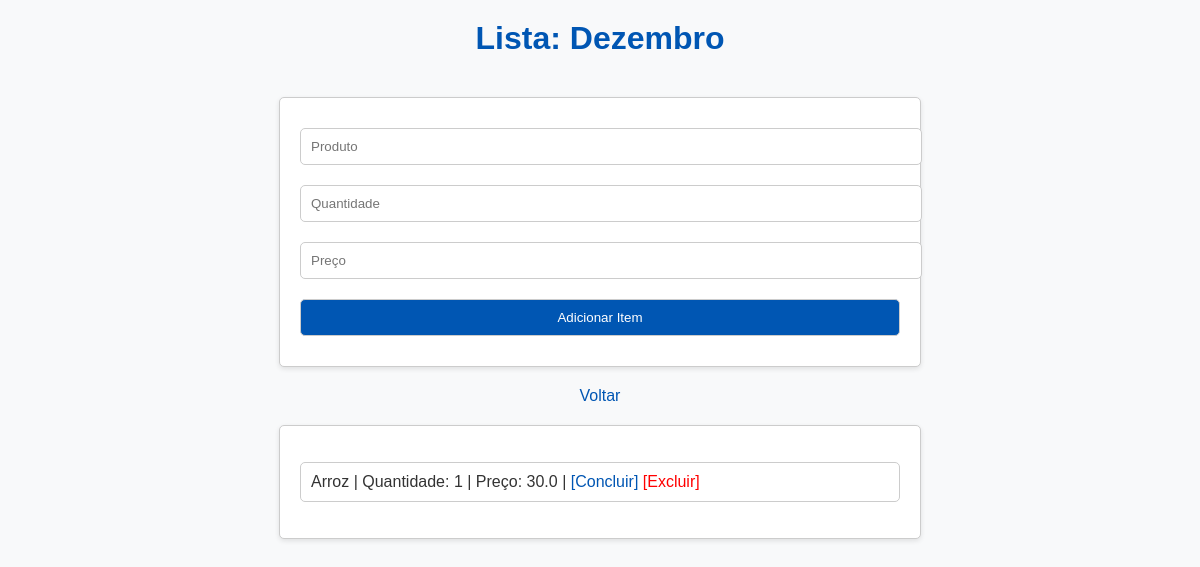
Page /lista/1 on the earlier database version.
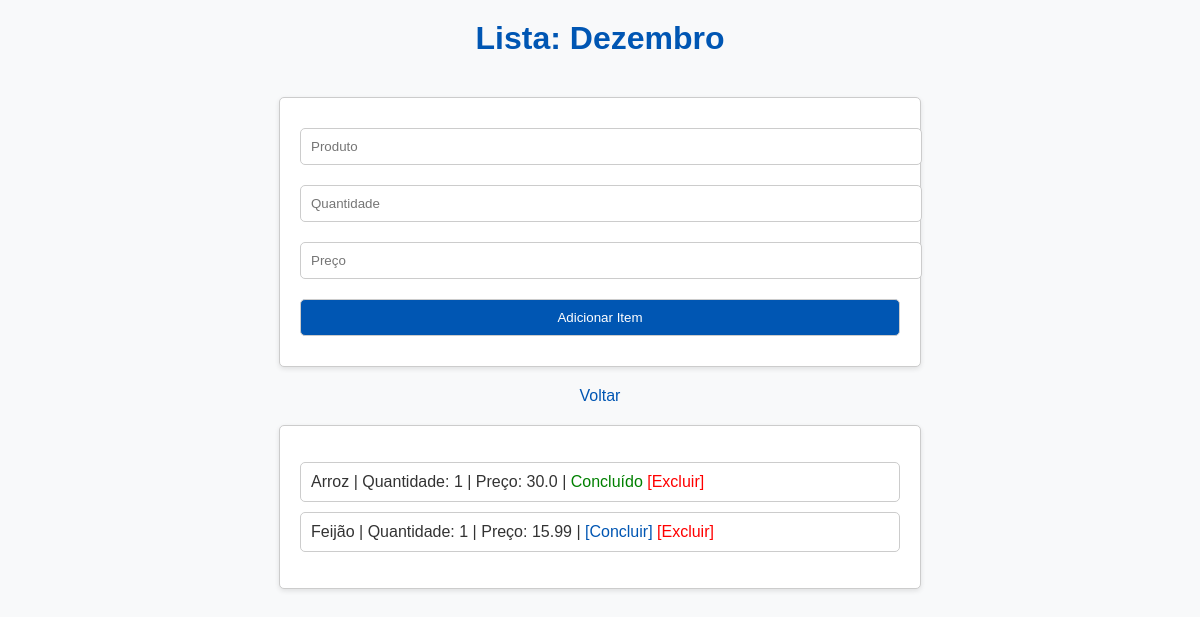
Same page on the later database version.
### tables this page shows
CREATE TABLE listas (
        id INTEGER PRIMARY KEY AUTOINCREMENT,
        nome TEXT NOT NULL
    );

CREATE TABLE itens (
        id INTEGER PRIMARY KEY AUTOINCREMENT,
        lista_id INTEGER NOT NULL,
        produto TEXT NOT NULL,
        quantidade INTEGER NOT NULL,
        preco REAL NOT NULL,
        concluido INTEGER DEFAULT 0,
        FOREIGN KEY (lista_id) REFERENCES listas (id)
    );

### App.py (the view)
@app.route("/lista/<int:lista_id>")
def visualizar_lista(lista_id):
    conn = sqlite3.connect("lista_compras.db")
    cursor = conn.cursor()
    cursor.execute("SELECT * FROM listas WHERE id = ?", (lista_id,))
    lista = cursor.fetchone()
    cursor.execute("SELECT * FROM itens WHERE lista_id = ?", (lista_id,))
    itens = cursor.fetchall()
    conn.close()
    return render_template("lista.html", lista=lista, itens=itens)

### templates/lista.html (shortened to what this page needs)
<!DOCTYPE html>
<html lang="en">
<head>
    <link rel="stylesheet" href="/static/style.css">
</head>
<body>
    <div class="app">
        <div class="form">
            <h1>Lista: {{ lista[1] }}</h1>
            <form action="/adicionar_item/{{ lista[0] }}" method="POST">
                <input type="text" name="produto" placeholder="Produto" required>
                <input type="number" name="quantidade" placeholder="Quantidade" required>
                <input type="number" step="0.01" name="preco" placeholder="Preço" required>
                <button type="submit">Adicionar Item</button>
            </form>
            <a href="/">Voltar</a>
        </div>
        <div class="iten">
            <ul>
                {% for item in itens %}
                    <li>
                        {{ item[2] }} | Quantidade: {{ item[3] }} | Preço: {{ item[4] }} |
                        {% if item[5] %}
                            <span style="color: green;">Concluído</span>
                        {% else %}
                            <a href="/concluir_item/{{ item[0] }}/{{ lista[0] }}">[Concluir]</a>
                        {% endif %}
                        <a href="/excluir_item/{{ item[0] }}/{{ lista[0] }}" style="color: red;">[Excluir]</a>
                    </li>
                {% endfor %}
            </ul>
        </div>
    </div>
</body>
</html>

### static/style.css (style rules this page uses)
body { font-family: Arial, sans-serif; margin: 0; padding: 0; background-color: #f8f9fa; color: #333; }
h1 { text-align: center; margin: 20px 0; color: #0056b3; }
a { color: #0056b3; text-decoration: none; }
.form { display: flex; flex-direction: column; align-items: center; }
form { width: 600px; margin: 20px auto; padding: 20px; background: white; border: 1px solid #ccc; border-radius: 5px; box-shadow: 0 2px 5px rgba(0, 0, 0, 0.1); }
input, button { width: 100%; padding: 10px; margin: 10px 0; border: 1px solid #ccc; border-radius: 5px; }
button { background-color: #0056b3; color: white; cursor: pointer; }
ul { list-style-type: none; padding: 0; }
li { margin: 10px 0; padding: 10px; background: white; border: 1px solid #ccc; border-radius: 5px; }
.iten { max-width: 600px; margin: 20px auto; padding: 20px; background: white; border: 1px solid #ccc; border-radius: 5px; box-shadow: 0 2px 5px rgba(0, 0, 0, 0.1); }

Differences in the rows shown:
changed itens "Arroz": concluido "[Concluir]" → "Concluído"
added itens: produto "Feijão", quantidade "1", preco "15.99"
